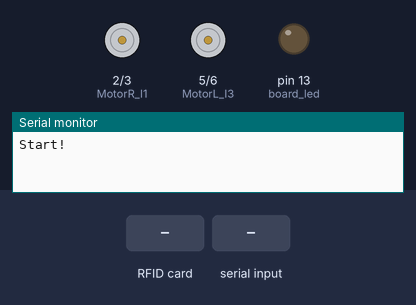
Bench run of a sketch on a simulated Arduino Mega 2560, built with avr-gcc and run on an emulated ATmega2560. Shown: motor-driver pin pairs drawn as motors (green arrow = first pin HIGH = forward, orange = second pin HIGH = backward, longer = more drive, scaled by the enable pin), output pins drawn as LEDs (lit = HIGH), the last lines printed to the serial monitor. Wiring (inferred from the names in the program): 5 × IR receiver: data pin 32 / data pin 34 / data pin 36 / data pin 38 / data pin 40. The test bench sets the inputs (shaded band). Pins used as bus, display or sensor lines are not drawn.

Above: at 1.2 s.
1.3 s: RFID card 5E 7A 19 C4 held to the reader
At 2.5 s:
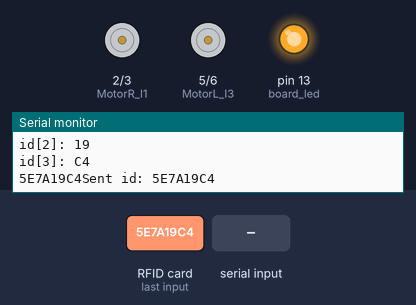
2.8 s: "f" received over the second serial link
At 3.7 s:
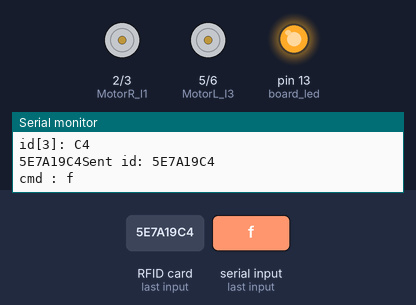
4.3 s: "b" received over the second serial link
At 4.8 s:
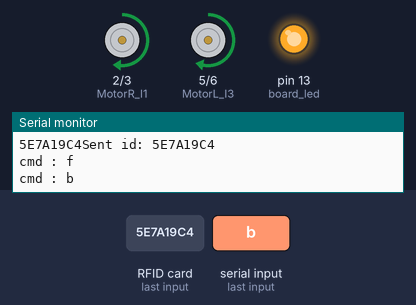
Timing chart, 0 to 7.3 s (numbered marks = the images above; inputs shaded):
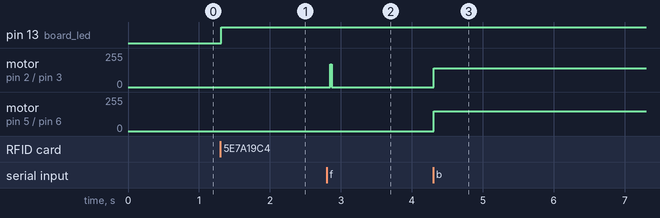

The sketch:

final_project.ino
```cpp
/***************************************************************************/
// File       [final_project.ino]
// Author     [Erik Kuo]
// Synopsis   [Code for managing main process]
// Functions  [setup, loop, Search_Mode, Hault_Mode, SetState]
// Modify     [2020/03/27 Erik Kuo]
/***************************************************************************/

#define DEBUG // debug flag

// for RFID
#include <SPI.h>
#include <MFRC522.h>

/*===========================define pin & create module object================================*/
// BlueTooth
// BT connect to Serial1 (Hardware Serial)
// Mega               HC05
// Pin  (Function)    Pin
// 18    TX       ->  RX
// 19    RX       <-  TX
// TB6612, 請按照自己車上的接線寫入腳位(左右不一定要跟註解寫的一樣)
#define MotorR_I1      2 //定義 A1 接腳（右）
#define MotorR_I2      3 //定義 A2 接腳（右）
#define MotorR_PWMR    11//定義 ENA (PWM調速) 接腳
#define MotorL_I3      5 //定義 B1 接腳（左）
#define MotorL_I4      6 //定義 B2 接腳（左）
#define MotorL_PWML    12//定義 ENB (PWM調速) 接腳
// 循線模組, 請按照自己車上的接線寫入腳位
int IRpin_LL = 32;
int IRpin_L  = 34;
int IRpin_M  = 36;
int IRpin_R  = 38;
int IRpin_RR = 40;
int count = 0;
// RFID, 請按照自己車上的接線寫入腳位
#define RST_PIN      49        // 讀卡機的重置腳位
#define SS_PIN       53       // 晶片選擇腳位
MFRC522 mfrc522(SS_PIN, RST_PIN);  // 建立MFRC522物件

#define board_led 13
/*===========================define pin & create module object===========================*/

/*============setup============*/
void setup()
{
   //bluetooth initialization
   Serial1.begin(9600);
   //Serial window
   Serial.begin(9600);
   //RFID initial
   SPI.begin();
   mfrc522.PCD_Init();
   //TB6612 pin
   pinMode(MotorR_I1,   OUTPUT);
   pinMode(MotorR_I2,   OUTPUT);
   pinMode(MotorL_I3,   OUTPUT);
   pinMode(MotorL_I4,   OUTPUT);
   pinMode(MotorL_PWML, OUTPUT);
   pinMode(MotorR_PWMR, OUTPUT);
   //tracking pin
   pinMode(IRpin_LL, INPUT);
   pinMode(IRpin_L, INPUT);
   pinMode(IRpin_M, INPUT);
   pinMode(IRpin_R, INPUT);
   pinMode(IRpin_RR, INPUT);
   pinMode(board_led, OUTPUT);

#ifdef DEBUG
  Serial.println("Start!");
#endif
}
/*============setup============*/

/*=====Import header files=====*/
#include "RFID.h"
#include "track.h"
#include "bluetooth.h"
#include "node.h"
/*=====Import header files=====*/

/*===========================initialize variables===========================*/
int l2=0,l1=0,m0=0,r1=0,r2=0; //紅外線模組的讀值(0->white,1->black)
int _Tp=90; //set your own value for motor power
bool state=false; //set state to false to halt the car, set state to true to activate the car
BT_CMD _cmd = n; //enum for bluetooth message, reference in bluetooth.h line 2
/*===========================initialize variables===========================*/

/*===========================declare function prototypes===========================*/
void Search();// search graph
void SetState();// switch the state
/*===========================declare function prototypes===========================*/

/*===========================define function===========================*/
int task[] = {2, 1, 0, 1, 3, 4};//0->ignore;1->turn_around;2->turn_right;3->turn_left; 4->stop
int task_counter = 0;
//bool stop = false;
void loop()
{
  if(!state) motorWrite(0,0);
  else {
    Search();
    tracking();
  }
  SetState();

  l2 = digitalRead(IRpin_LL);
  l1 = digitalRead(IRpin_L);
  m0 = digitalRead(IRpin_M);
  r1 = digitalRead(IRpin_R);
  r2 = digitalRead(IRpin_RR);
  /*
  if(checknode()){
    Serial.println(task[task_counter]);
        switch(task[task_counter]){
            case 0: //ignore
                state = true;
                ignore();
                break;
            case 1:
                turn_around();
                break;
            case 2:
                turn_right();
                break;
            case 3:
                turn_left();
                break;
            case 4:
                state = false;
                break;
        }
        if(task_counter + 1 < sizeof(task)/sizeof(int))task_counter++;
    }
    */


    byte a; //RFID
    byte* b=nullptr;
    b = rfid(a);
    if(b != nullptr){
      for(byte i = 0; i< a; i++){
        if(b[i] < byte(16))Serial.print('0');
        Serial.print(b[i], HEX);
        digitalWrite(board_led, HIGH);
      }
      send_byte(b, a);


      Serial.println();
      Serial.println();
  }
}

void SetState()
{

  // TODO:
  // 1. Get command from bluetooth
  // 2. Change state if need
  BT_CMD Com = ask_BT();
  //Serial.println(Com);
  switch (Com)
  {
    case f:
      state = true;
      if(!count)count++;
      ignore();
      break;
    case b:
      turn_around();
      break;
    case l:
      turn_left();
      break;
    case r:
      turn_right();
      break;
    case s:
      state = true;
      break;
    case n:
      if(!count)state = false;
      else{
      state = true;
      ignore();
      }
      break;
    case e:
      state = false;
      break;
    default:
      state = false;
      //ignore();
      break;
  }


}

void Search()
{
  // TODO: let your car search graph(maze) according to bluetooth command from computer(python code)
}
/*===========================define function===========================*/
```

RFID.h
```cpp
/***************************************************************************/
// File       [RFID.h]
// Author     [Erik Kuo]
// Synopsis   [Code for getting UID from RFID card]
// Functions  [rfid]
// Modify     [2020/03/27 Erik Kuo]
/***************************************************************************/

/*===========================don't change anything in this file===========================*/

#include <SPI.h>
#include <MFRC522.h>     // 引用程式庫
/* pin---- SDA:9 SCK:13 MOSI:11 MISO:12 GND:GND RST:define on your own  */

byte* rfid(byte& idSize) {
    // 確認是否有新卡片
    if (mfrc522.PICC_IsNewCardPresent() && mfrc522.PICC_ReadCardSerial()) {
      byte *id = mfrc522.uid.uidByte;   // 取得卡片的UID
      idSize = mfrc522.uid.size;   // 取得UID的長度

      //Serial.print("PICC type: ");      // 顯示卡片類型
      // 根據卡片回應的SAK值（mfrc522.uid.sak）判斷卡片類型
      //MFRC522::PICC_Type piccType = mfrc522.PICC_GetType(mfrc522.uid.sak);
      //Serial.println(mfrc522.PICC_GetTypeName(piccType));
      #ifdef DEBUG
      Serial.print("UID Size: ");       // 顯示卡片的UID長度值
      Serial.println(idSize);
      for (byte i = 0; i < idSize; i++) {  // 逐一顯示UID碼
        Serial.print("id[");
        Serial.print(i);
        Serial.print("]: ");
        if(id[i]<16)Serial.print(0);
        Serial.println(id[i], HEX);       // 以16進位顯示UID值
      }
      Serial.println();
      #endif
      mfrc522.PICC_HaltA();  // 讓卡片進入停止模式
      return id;
    }
    return nullptr;
}
```

bluetooth.h
```cpp
/***************************************************************************/
// File			  [bluetooth.h]
// Author		  [Erik Kuo]
// Synopsis		[Code for bluetooth communication]
// Functions  [ask_BT, send_msg, send_byte]
// Modify		  [2020/03/27 Erik Kuo]
/***************************************************************************/

/*if you have no idea how to start*/
/*check out what you have learned from week 2*/
#include <string.h>
enum BT_CMD {
  f, b, l, r, s, n, e
  // TODO: add your own command type here
};

BT_CMD ask_BT(){
    BT_CMD message = n;
    char cmd;
    if(Serial1.available()){
      cmd = Serial1.read();
      switch (cmd)
      {
        case 'f': message = f; break;
        case 'b': message = b; break;
        case 'l': message = l; break;
        case 'r': message = r; break;
        case 's': message = s; break;
        case 'e': message = e; break;
        default:
          break;
      }
      #ifdef DEBUG
      Serial.print("cmd : ");
      Serial.println(cmd);
      #endif
    return message;
    }
}// ask_BT

// send msg back through Serial1(bluetooth serial)
// can use send_byte alternatively to send msg back
// (but need to convert to byte type)
void send_msg(const char& msg)
{
  Serial1.write(msg);
     // TODO:
}// send_msg

// send UID back through Serial1(bluetooth serial)
void send_byte(byte *id, byte& idSize) {
  for (byte i = 0; i < idSize; i++) {  // Send UID consequently.
    Serial1.write(id[i]);
  }
  #ifdef DEBUG
  Serial.print("Sent id: ");
  for (byte i = 0; i < idSize; i++) {  // Show UID consequently.
    Serial.print(id[i], HEX);
  }
  Serial.println();
  #endif
}// send_byte
```

node.h
```cpp
/***************************************************************************/
// File			  [node.h]
// Author		  [Erik Kuo, Joshua Lin]
// Synopsis		[Code for managing car movement when encounter a node]
// Functions  [/* add on your own! */]
// Modify		  [2020/03/027 Erik Kuo]
/***************************************************************************/
#ifndef NODE
#define NODE
#include "track.h"
/*===========================import variable===========================*/
int extern IRpin_LL,IRpin_L,IRpin_M,IRpin_R,IRpin_RR;
int extern _Tp;
/*===========================import variable===========================*/

// TODO: add some function to control your car when encounter a node
// here are something you can try: left_turn, right_turn... etc.

bool checknode(){
    int analogPins[] = {32, 34, 36, 38, 40};
    bool temp = true;
    for(int i = 0; i < 5; i++){
        temp = temp && digitalRead(analogPins[i]);
    }//and運算必須全部都是1才會輸出1
    //Serial.println(bool(temp));
    return temp;
}

void turn_around(){
    while(!checknode()){tracking();}
    while(checknode()){
        motorWrite(150, 150);
        delay(20);
    }
    motorWrite(150, -150);
    delay(1000);
}

void turn_right(){
    while(!checknode()){tracking();}
    while(checknode()){
        motorWrite(150, 150);
        delay(20);
    }
    motorWrite(150, 0);
    delay(1000);
}

void turn_left(){
    while(!checknode()){tracking();}
    while(checknode()){
        motorWrite(150, 150);
        delay(20);
    }
    motorWrite(0, 150);
    delay(1000);
}
void ignore(){
  while(!checknode()){
        tracking();
        motorWrite(150, 150);
    }
}
#endif
```

track.h
```cpp
/***************************************************************************/
// File			  [track.h]
// Author		  [Erik Kuo]
// Synopsis		[Code used for tracking]
// Functions  [MotorWriting, MotorInverter, tracking]
// Modify		  [2020/03/27 Erik Kuo]
/***************************************************************************/

/*if you have no idea how to start*/
/*check out what you have learned from week 1 & 6*/
/*feel free to add your own function for convenience*/

/*===========================import variable===========================*/
#ifndef TRACK
#define TRACK
int extern _Tp;

int analogPin1 = 32;
int analogPin2 = 34;
int analogPin3 = 36;
int analogPin4 = 38;
int analogPin5 = 40;
int analogPins[] = {32, 34, 36, 38, 40};

int PWMA = 11;
int AIN1 = 2;
int AIN2 = 3;
int BIN1 = 5;
int BIN2 = 6;
int PWMB = 12;

int top_speed = 150;

double Kp = 0.35;
double Kd = 0.65;
double Ki = 0.005;

struct PID_increment{
	double kp;
	double ki;
	double kd;
	double target;
	double actual;
	double e;
	double e_pre_1;
	double e_pre_2;
	double A;
	double B;
	double C;
	PID_increment(double p, double i, double d):kp(p), ki(i), kd(d), target(0), actual(0), e(0), e_pre_1(0), e_pre_2(0), A(0), B(0), C(0){}
	double PID_control(double tar, double act){

	}
};
struct PID_increment PID(Kp, Ki, Kd);

/*===========================import variable===========================*/

// Write the voltage to motor.
void motorWrite(double vL, double vR) {
  // TODO: use TB6612 to control motor voltage & direction
  if(vL > 0){
    digitalWrite(AIN1, HIGH);
    digitalWrite(AIN2, LOW);
  } else{
    digitalWrite(AIN2, HIGH);
    digitalWrite(AIN1, LOW);
    vL = -vL;
  }

  if(vR > 0){
    digitalWrite(BIN1, HIGH);
    digitalWrite(BIN2, LOW);
  } else{
    digitalWrite(BIN2, HIGH);
    digitalWrite(BIN1, LOW);
    vR = -vR;
  }

  analogWrite(PWMA, vL * 0.95);
  analogWrite(PWMB, vR);
}// MotorWriting

void tracking(){
  motorWrite(150, 150);
  if(digitalRead(analogPins[1]))motorWrite(150, 180);
  if(digitalRead(analogPins[3]))motorWrite(180, 150);
  if(digitalRead(analogPins[0]))motorWrite(0, 150);
  if(digitalRead(analogPins[4]))motorWrite(150, 0);
}

//temp ignore
// Handle negative motor_PWMR value.
void MotorInverter(int motor, bool& dir) {
  //Hint: the value of motor_PWMR must between 0~255, cannot write negative value.
}// MotorInverter

// P/PID control Tracking
/*
void tracking(int l2, int l1, int m0, int r1, int r2){
  // find your own parameters!
  double _w0 = 0; //
  double _w1 = 1; //
  double _w2 = 5; //
  double _Kp; // p term parameter
  double _Kd; // d term parameter (optional)
  double _Ki; // i term parameter (optional) (Hint: 不要調太大)
  double error=l2*_w2+l1*_w1+m0*_w0+r1*(-_w1)+r2*(-_w2);
  double vR, vL; // 馬達左右轉速原始值(從PID control 計算出來)。Between -255 to 255.
  double adj_R=1, adj_L=1; // 馬達轉速修正係數。MotorWriting(_Tp,_Tp)如果歪掉就要用參數修正。

  // TODO: complete your P/PID tracking code
  double powercorrection = PID.PID_control(0, error);

	if(vR + powercorrection > 255)vR = 255;
	else if (vR + powercorrection > 255 < -255)vR = -255;
	else vR += powercorrection

	if(vL + powercorrection > 255)vL = 255;
	else if (vL + powercorrection > 255 < -255)vL = -255;
	else vL += powercorrection

  // end TODO
  MotorWriting(adj_L*vL, adj_R*vR);

}// tracking
*/
#endif
```

Measured:
- after the input at 1.3 s, pin 13 (board_led): LOW → HIGH at once
- after the input at 2.8 s, motor on pin 2 (MotorR_I1) / pin 3 (MotorR_I2): stopped → forward 171/255 after 0.05 s, → stopped 0.03 s later
- after the input at 4.3 s, motor on pin 2 (MotorR_I1) / pin 3 (MotorR_I2): stopped → forward 142/255 at once; motor on pin 5 (MotorL_I3) / pin 6 (MotorL_I4): stopped → forward 150/255 at once
